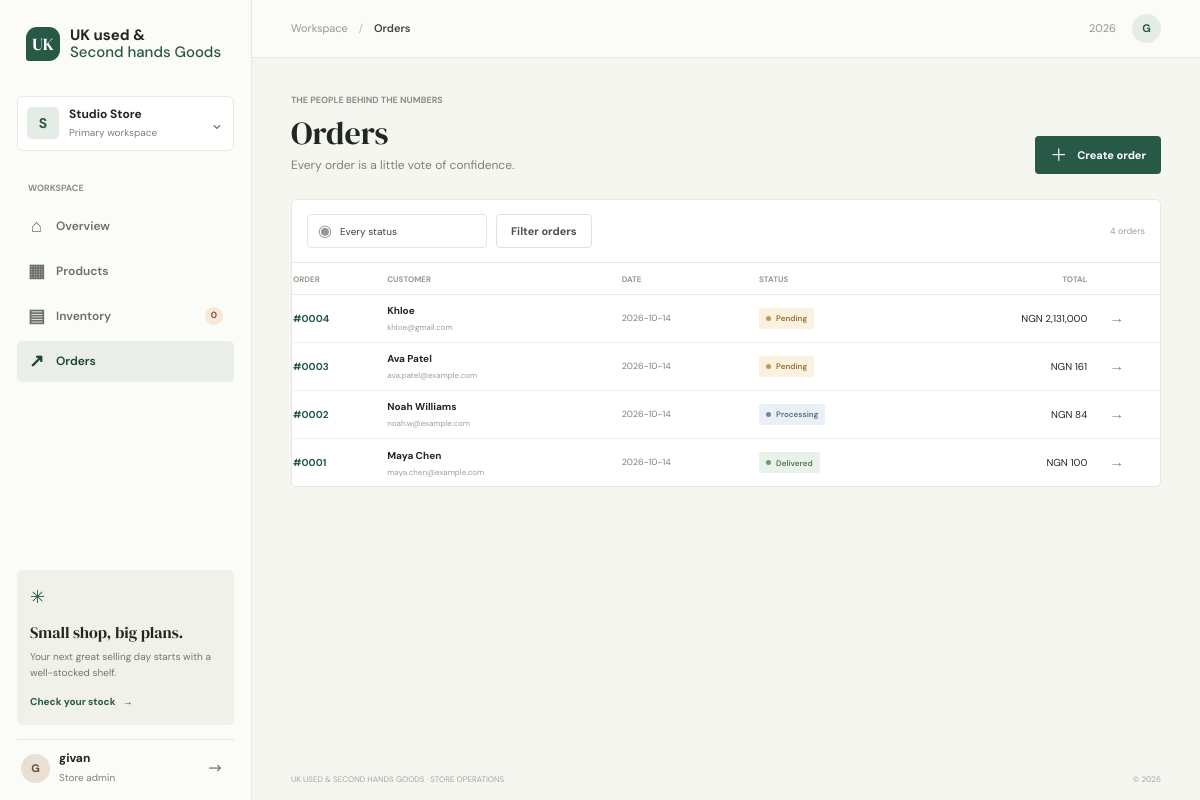
/orders (signed in), run on the app's committed database.
### tables this page shows
CREATE TABLE orders (
                id INTEGER PRIMARY KEY AUTOINCREMENT,
                customer_name TEXT NOT NULL,
                customer_email TEXT NOT NULL,
                status TEXT NOT NULL DEFAULT 'Pending',
                total REAL NOT NULL DEFAULT 0,
                created_at TEXT NOT NULL
            );

### app.py (the view)
@app.route('/orders')
@login_required
def orders():
    status = request.args.get('status', '').strip()
    query, params = 'SELECT * FROM orders', []
    if status:
        query += ' WHERE status = ?'
        params.append(status)
    with database() as db:
        items = db.execute(
            query + ' ORDER BY created_at DESC, id DESC', params
        ).fetchall()
    return render_template('orders.html', orders=items, selected_status=status)

### app.py (called while the page is built)
@contextmanager
def database():
    connection = sqlite3.connect(app.config['DATABASE'])
    connection.row_factory = sqlite3.Row
    connection.execute('PRAGMA foreign_keys = ON')
    try:
        yield connection
        connection.commit()
    except Exception:
        connection.rollback()
        raise
    finally:
        connection.close()

def login_required(view):
    @wraps(view)
    def wrapped(**kwargs):
        if 'user_id' not in session:
            return redirect(url_for('login', next=request.path))
        return view(**kwargs)
    return wrapped

def money(value):
    return f'NGN {value:,.0f}'

@app.context_processor
def inject_shell_data():
    low_stock = 0
    if 'user_id' in session:
        with database() as db:
            low_stock = db.execute(
                'SELECT COUNT(*) FROM products WHERE is_active = 1 AND stock <= reorder_level'
            ).fetchone()[0]
    return {
        'current_year': date.today().year,
        'current_date': date.today().strftime('%A, %B %d'),
        'active_page': request.endpoint or '',
        'nav_low_stock': low_stock,
    }

### templates/orders.html
{% extends 'base.html' %}{% block title %}Orders{% endblock %}{% block breadcrumb %}Orders{% endblock %}
{% block content %}
<section class="page-heading heading-row"><div><span class="eyebrow">THE PEOPLE BEHIND THE NUMBERS</span><h1>Orders</h1><p class="muted">Every order is a little vote of confidence.</p></div><a class="button button-primary" href="{{ url_for('new_order') }}"><span class="button-plus">＋</span> Create order</a></section>
<section class="panel orders-panel"><form class="filter-bar order-filter" method="get"><label class="search-field"><span>◉</span><select name="status" aria-label="Filter by order status"><option value="">Every status</option>{% for status in ['Pending', 'Processing', 'Shipped', 'Delivered', 'Cancelled'] %}<option value="{{ status }}" {% if selected_status == status %}selected{% endif %}>{{ status }}</option>{% endfor %}</select></label><button class="button button-secondary" type="submit">Filter orders</button>{% if selected_status %}<a class="clear-link" href="{{ url_for('orders') }}">Clear</a>{% endif %}<span class="result-count">{{ orders|length }} orders</span></form><div class="table-scroll"><table><thead><tr><th>ORDER</th><th>CUSTOMER</th><th>DATE</th><th>STATUS</th><th class="align-right">TOTAL</th><th></th></tr></thead><tbody>{% for order in orders %}<tr><td><a class="order-number" href="{{ url_for('order_detail', order_id=order.id) }}">#{{ '%04d'|format(order.id) }}</a></td><td><strong>{{ order.customer_name }}</strong><small class="table-subline">{{ order.customer_email }}</small></td><td class="muted">{{ order.created_at[:10] }}</td><td><span class="status-pill status-{{ order.status|lower }}"><i></i>{{ order.status }}</span></td><td class="align-right">{{ order.total|money }}</td><td><a class="table-arrow" href="{{ url_for('order_detail', order_id=order.id) }}" aria-label="View order">→</a></td></tr>{% else %}<tr><td colspan="6" class="empty-cell">No orders match this view.</td></tr>{% endfor %}</tbody></table></div></section>
{% endblock %}

### static/css/styles.css (style rules this page uses)
:root { color-scheme: light; --paper: #f6f6f1; --surface: #fff; --ink: #20271f; --muted: #7c8278; --line: #e7e8e1; --forest: #285846; --forest-dark: #1c4235; --mint: #e3ede5; --yellow: #f0d274; --coral: #d8775d; --blue: #718ca2; --pink: #c88f92; --shadow: 0 14px 34px rgba(32, 39, 31, .055); --sans: 'DM Sans', 'Segoe UI', sans-serif; --display: 'DM Serif Display', Georgia, serif; }
* { box-sizing: border-box; }
body { margin: 0; background: var(--paper); color: var(--ink); font: 14px/1.5 var(--sans); }
a { color: inherit; text-decoration: none; }
button, input, select { font: inherit; }
button, a, select { -webkit-tap-highlight-color: transparent; }
button { color: inherit; }
.nav-label, .eyebrow { color: #899087; font-size: 9px; font-weight: 700; letter-spacing: 0; }
.page-heading { margin-bottom: 25px; }
.heading-row { display: flex; align-items: flex-end; justify-content: space-between; gap: 20px; }
.page-heading .eyebrow { display: block; margin-bottom: 7px; }
h1, h2, h3, p { margin-top: 0; }
h1 { margin-bottom: 5px; font: 32px/1.15 var(--display); letter-spacing: 0; }
.muted, .page-heading p { color: var(--muted); }
.page-heading p { margin-bottom: 0; font-size: 12px; }
.button { min-height: 38px; display: inline-flex; align-items: center; justify-content: center; gap: 10px; padding: 0 14px; border: 1px solid transparent; border-radius: 4px; cursor: pointer; font-size: 11px; font-weight: 700; white-space: nowrap; transition: background .16s ease, transform .16s ease; }
.button-primary { color: #fff; background: var(--forest); }
.button-secondary { border-color: #dfe2da; color: #485349; background: #fff; }
.button-plus { font-size: 17px; font-weight: 400; }
.panel { border: 1px solid var(--line); border-radius: 5px; background: var(--surface); }
.table-scroll { width: 100%; overflow-x: auto; }
table { width: 100%; border-collapse: collapse; text-align: left; white-space: nowrap; }
th { height: 31px; color: #949a91; border-bottom: 1px solid #e9ebe5; font-size: 8px; font-weight: 700; }
td { height: 48px; border-bottom: 1px solid #f0f1ed; font-size: 10px; }
tbody tr:last-child td { border-bottom: 0; }
td strong { font-size: 10px; }
td.muted { font-size: 9px; }
th:not(:first-child), td:not(:first-child) { padding-left: 18px; }
.align-right { text-align: right; padding-right: 4px; }
.order-number, .product-table-name { color: var(--forest); font-size: 10px; font-weight: 700; }
.status-pill { min-height: 21px; display: inline-flex; align-items: center; gap: 5px; padding: 3px 7px; border-radius: 3px; color: #6f756c; background: #f0f1ed; font-size: 8px; font-weight: 600; }
.status-pill i { width: 5px; height: 5px; border-radius: 50%; background: #899087; }
.status-pending { color: #966d35; background: #faf1df; }
.status-pending i { background: #c8994c; }
.status-processing { color: #536d89; background: #eaf0f5; }
.status-processing i { background: #6988a7; }
.status-delivered { color: #4e7955; background: #e9f2e9; }
.status-delivered i { background: #6b9a70; }
.catalog-panel, .orders-panel, .inventory-panel { overflow: hidden; }
.filter-bar { min-height: 63px; display: flex; align-items: center; gap: 9px; padding: 11px 15px; border-bottom: 1px solid var(--line); }
.search-field { width: min(290px, 45%); min-height: 34px; display: flex; align-items: center; gap: 8px; padding: 0 10px; border: 1px solid #e5e7e1; border-radius: 4px; color: #92988f; background: #fff; }
.search-field > span { font-size: 16px; }
.search-field input, .search-field select { width: 100%; min-width: 0; border: 0; outline: 0; color: #394339; background: transparent; font-size: 10px; }
.filter-bar .button { min-height: 34px; }
.result-count { margin-left: auto; color: #9a9f97; font-size: 9px; }
.order-filter .search-field { width: 180px; }
.order-filter .search-field select { appearance: none; }
.table-subline { display: block; margin-top: 3px; color: #9ba097; font-size: 8px; }
.table-arrow { color: #7e897c; font-size: 15px; }

### data on the page
orders: id "0004", customer_name "Khloe", customer_email "khloe@gmail.com", created_at "2026-10-14", status "Pending", total "NGN 2,131,000"
orders: id "0003", customer_name "Ava Patel", customer_email "ava.patel@example.com", created_at "2026-10-14", status "Pending", total "NGN 161"
orders: id "0002", customer_name "Noah Williams", customer_email "noah.w@example.com", created_at "2026-10-14", status "Processing", total "NGN 84"
orders: id "0001", customer_name "Maya Chen", customer_email "maya.chen@example.com", created_at "2026-10-14", status "Delivered", total "NGN 100"

### other printed values
{{ nav_low_stock|default(0) }} "0"
{{ session.get('username', 'A')[:1]|upper }} "G"
{{ session.get('username', 'Admin') }} "givan"
{{ orders|length }} "4"
